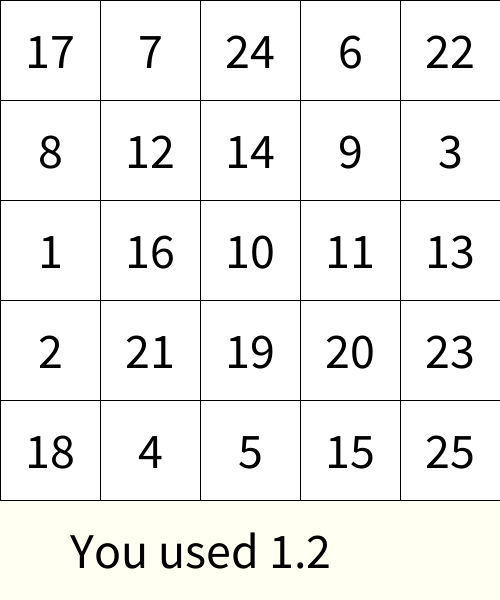
Frame 1 (no input)
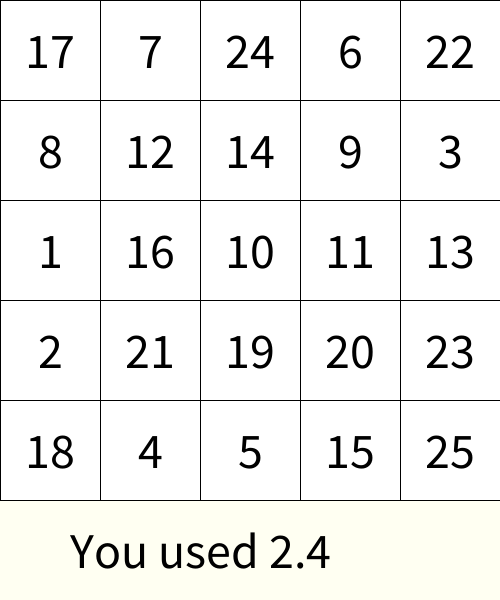
Frame 60 (the mouse pressed at the canvas centre just before this capture)
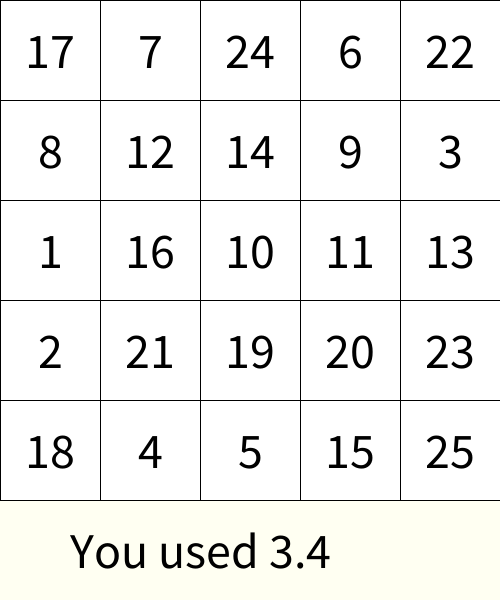
Frame 120 (the mouse held since frame 60 and released just before this capture)

The Processing sketch that drew these frames (run headless with seeded random() and noise(); from frame 60 on, the mouse is pressed at the canvas centre):

// Processing sketch: week06_8_schulte_table08_nf_millis_startT
// ── week06_8_schulte_table08_nf_millis_startT.pde
// week06_8_schulte_table08_nf_millis_startT
int [] used = new int[26]; //0...25 共26個
int [][] table = new int[5][5]; //Java陣列宣告
void setup() {
  size(500, 600);
  textSize(50);
  textAlign(CENTER, CENTER);
  for (int i=0; i<5; i++) {
    for (int j=0; j<5; j++) {
      int now = int(random(1, 26));
      while (used[now]==1) now = int(random(1, 26));
      table[i][j] = now;
      used[now] = 1;
    }
  }
}
int startT = 0;
int [][] pressed = new int[5][5];
void draw() {
  background(#FFFFF2);
  for (int i=0; i<5; i++) { //對y座標
    for (int j=0; j<5; j++) { //對x座標
      if (pressed[i][j]==1) fill(128);
      else fill(255);
      rect(j*100, i*100, 100, 100);
      fill(0);
      text("" + table[i][j], 50+j*100, 50+i*100);
    }
  }
  text("You used " + nf((millis()-startT)/1000.0, 0, 1),200, 550);
}
int want = 1;
void mousePressed() {
  int i = mouseY/100, j = mouseX/100;
  if (table[i][j]==want) {
    pressed[i][j] = 1;
    want++;
  }
}
